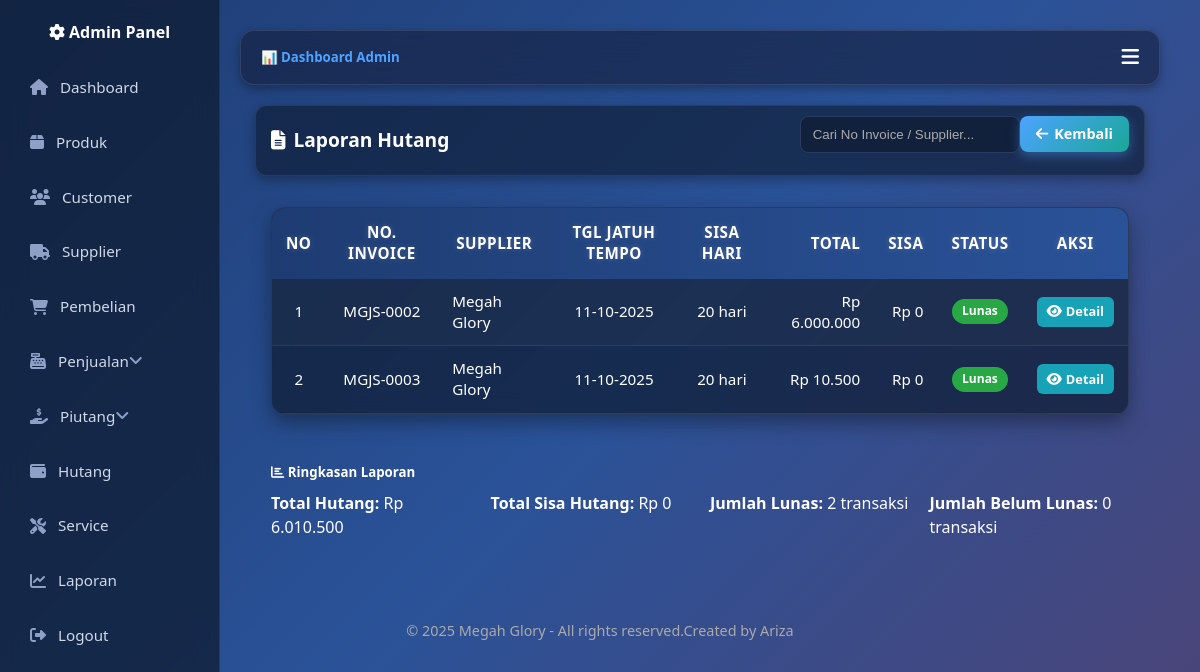
The app's page /Admin/Hutang/laporan_hutang.php (signed in) with its own data.
### tables this page shows
CREATE TABLE `hutang` (
  `id` int(11) NOT NULL,
  `pembelian_id` int(11) DEFAULT NULL,
  `jatuh_tempo` date DEFAULT NULL,
  `sisa_hutang` decimal(15,2) NOT NULL DEFAULT 0.00,
  `status` enum('Belum Lunas','Lunas') NOT NULL DEFAULT 'Belum Lunas'
);

CREATE TABLE `pembelian` (
  `id` int(11) NOT NULL,
  `no_invoice` varchar(50) DEFAULT NULL,
  `supplier_id` int(11) DEFAULT NULL,
  `tanggal` date DEFAULT NULL,
  `metode_bayar` enum('Cash','Kredit') DEFAULT 'Cash',
  `total` decimal(15,2) DEFAULT 0.00,
  `status_hutang` enum('Lunas','Belum Lunas') DEFAULT 'Lunas',
  `keterangan` text DEFAULT NULL,
  `nota_file` varchar(255) DEFAULT NULL,
  `jenis` enum('Barang','SPJ') DEFAULT 'Barang',
  `no_spj` varchar(50) DEFAULT NULL
);

CREATE TABLE `supplier` (
  `id` int(11) NOT NULL,
  `nama_supplier` varchar(100) NOT NULL,
  `alamat` text DEFAULT NULL,
  `no_telp` varchar(30) DEFAULT NULL,
  `email` varchar(100) DEFAULT NULL
);

### Admin/Hutang/laporan_hutang.php (the view, shortened to what this page needs)
<?php
include "../../config.php";
include "../../header.php";
if (!function_exists('formatRupiah')) {
    function formatRupiah($angka) {
        return "Rp " . number_format((float)$angka, 0, ",", ".");
    }
}
$sql = "SELECT h.*, p.no_invoice, s.nama_supplier, p.total
        FROM hutang h
        LEFT JOIN pembelian p ON h.pembelian_id=p.id
        LEFT JOIN supplier s ON p.supplier_id=s.id
        ORDER BY h.jatuh_tempo ASC";
$rs = $conn->query($sql);
$totalHutang = 0;
$totalSisa   = 0;
$countLunas  = 0;
$countBelum  = 0;
?>
<div class="container-fluid">
  <div class="page-header d-flex justify-content-between align-items-center">
    <h2 class="fw-bold text-gradient mb-0">
      <i class="fa fa-file-alt"></i> Laporan Hutang
    </h2>
    <div class="d-flex gap-2">
      <input type="text" id="searchInput" class="form-control" placeholder="Cari No Invoice / Supplier..." style="width:220px;">
      <a href="hutang.php" class="btn-add">
        <i class="fa fa-arrow-left"></i> Kembali
      </a>
    </div>
  </div>
  <div class="card-dark p-3">
    <div class="table-responsive">
      <table class="table table-modern align-middle mb-0" id="hutangTable">
        <thead>
          <tr>
            <th class="text-center">No</th>
            <th class="text-center">No. Invoice</th>
            <th>Supplier</th>
            <th class="text-center">Tgl Jatuh Tempo</th>
            <th class="text-center">Sisa Hari</th>
            <th class="text-right">Total</th>
            <th class="text-right">Sisa</th>
            <th class="text-center">Status</th>
            <th class="text-center">Aksi</th>
          </tr>
        </thead>
        <tbody>
          <?php if ($rs && $rs->num_rows): $no=1; ?>
            <?php while($row=$rs->fetch_assoc()): ?>
              <?php
                $jatuhTempo = strtotime($row['jatuh_tempo']);
                $hariSisa   = floor(($jatuhTempo - time()) / 86400);
                $class = "";
                $totalHutang += $row['total'];
                $totalSisa   += $row['sisa_hutang'];
                if ($row['status']=="Lunas") {
                  $countLunas++;
                } else {
                  $countBelum++;
                }
              ?>
              <tr class="<?= $class ?>">
                <td class="text-center"><?= $no++ ?></td>
                <td class="text-center invoice"><?= htmlspecialchars($row['no_invoice']) ?></td>
                <td class="supplier"><?= htmlspecialchars($row['nama_supplier']) ?></td>
                <td class="text-center"><?= date("d-m-Y", strtotime($row['jatuh_tempo'])) ?></td>
                <td class="text-center">
                  <?php if ($hariSisa < 0): ?>
                    Lewat <?= abs($hariSisa) ?> hari
                  <?php else: ?>
                    <?= $hariSisa ?> hari
                  <?php endif; ?>
                </td>
                <td class="text-right"><?= formatRupiah($row['total']) ?></td>
                <td class="text-right"><?= formatRupiah($row['sisa_hutang']) ?></td>
                <td class="text-center">
                  <?= $row['status']=="Lunas"
                      ? '<span class="badge bg-success">Lunas</span>'
                      : '<span class="badge bg-danger">Belum Lunas</span>' ?>
                </td>
                <td class="text-center">
                  <a href="detail_hutang.php?id=<?= (int)$row['id'] ?>" class="btn-aksi btn-aksi-info">
                    <i class="fa fa-eye"></i> Detail
                  </a>
                </td>
              </tr>
            <?php endwhile; ?>
          <?php else: ?>
            <tr><td colspan="9" class="text-center">Belum ada data hutang.</td></tr>
          <?php endif; ?>
        </tbody>
      </table>
    </div>
  </div>
  <div class="card-dark p-3 mt-3">
    <h5 class="fw-bold"><i class="fa fa-chart-bar"></i> Ringkasan Laporan</h5>
    <div class="row mt-2">
      <div class="col-md-3"><strong>Total Hutang:</strong> <?= formatRupiah($totalHutang) ?></div>
      <div class="col-md-3"><strong>Total Sisa Hutang:</strong> <?= formatRupiah($totalSisa) ?></div>
      <div class="col-md-3"><strong>Jumlah Lunas:</strong> <?= $countLunas ?> transaksi</div>
      <div class="col-md-3"><strong>Jumlah Belum Lunas:</strong> <?= $countBelum ?> transaksi</div>
    </div>
  </div>
</div>
<?php include "../../footer.php"; ?>

### assets/css/base.css (style rules this page uses)
:root { --primary: #009688; --secondary: #6c757d; --success: #28a745; --danger: #dc3545; --warning: #ffc107; --info: #17a2b8; --light: #f8f9fa; --dark: #212529; --body-bg: #0a1930; --body-color: #ffffff; }
* { box-sizing: border-box; margin: 0; padding: 0; }
body { font-family: 'Segoe UI', sans-serif; background: linear-gradient(135deg, #1e3c72, #2a5298, #4e4376); color: var(--body-color); line-height: 1.5; }
a { text-decoration: none; color: inherit; }
.container-fluid { width: 100%; padding: 0 15px; margin: 0 auto; }
.row { display: flex; flex-wrap: wrap; margin-left: -10px; margin-right: -10px; }
.row > [class*="col-"] { padding-left: 10px; padding-right: 10px; }
@media (min-width: 768px) { .col-md-3 { flex: 0 0 25%; max-width: 25%; } }
.text-center { text-align: center !important; }
.text-right { text-align: right !important; }
.mt-2 { margin-top: .5rem !important; }
.mt-3 { margin-top: 1rem !important; }
.p-3 { padding: 1rem !important; }
.d-flex { display: flex !important; }
.fw-bold { font-weight: 700 !important; }
.bg-success { background-color: var(--success) !important; color: #fff !important; }

### assets/css/layout.css (style rules this page uses)
.page-header { display: flex; justify-content: space-between; align-items: center; flex-wrap: wrap; padding: 10px 15px; margin-bottom: 15px; background: rgba(15, 28, 51, 0.65); border: 1px solid rgba(255,255,255,0.08); border-radius: 12px; box-shadow: 0 4px 12px rgba(0,0,0,0.3); gap: 10px; }
.page-header h2 { margin: 0; font-size: 1.2rem; font-weight: 700; display: flex; align-items: center; gap: 8px; color: #fff; }

### assets/css/components.css (style rules this page uses)
.table-modern { width: 100%; border-collapse: separate; border-spacing: 0; border-radius: 14px; overflow: hidden; background: rgba(15, 28, 51, 0.7); backdrop-filter: blur(10px); color: #fff; box-shadow: 0 8px 20px rgba(0,0,0,0.35); font-size: 0.95rem; line-height: 1.4; border: 1px solid rgba(255,255,255,0.08); }
.table-modern thead tr { background: linear-gradient(90deg, #1e3c72, #2a5298); color: #fff; }
.table-modern thead th { padding: 14px; border: none !important; font-weight: 700; text-align: center; text-transform: uppercase; letter-spacing: 0.5px; text-shadow: 0 0 6px rgba(255,255,255,0.2); }
.table-modern td { padding: 12px 14px; vertical-align: middle; border-bottom: 1px solid rgba(255,255,255,0.08); transition: background 0.2s ease; }
.table-modern tbody tr:nth-child(odd) { background: rgba(255,255,255,0.02); }
.table-modern td:nth-child(1), .table-modern td:last-child { text-align: center; }
input, select, textarea { width: 100%; padding: 10px 12px; border-radius: 8px; border: 1px solid #2a3b5f; background: rgba(15, 28, 51, 0.7); color: #fff; margin-bottom: 12px; transition: 0.3s; }
::placeholder { color: #aaa; }
input.form-control, select.form-control, textarea.form-control { width: 100%; }
.badge { display: inline-block; padding: 4px 10px; border-radius: 50px; font-size: 0.75rem; font-weight: 600; color: #fff; }

### assets/css/custom.css (style rules this page uses)
.btn-aksi { display: inline-flex; align-items: center; justify-content: center; gap: 4px; padding: 4px 10px; height: 30px; font-size: 0.8rem; font-weight: 600; border-radius: 6px; line-height: 1; transition: all 0.2s ease; }
.btn-aksi i { font-size: 0.85rem; line-height: 1; }
.btn-aksi-info { background: #17a2b8; color: #fff; }
.btn-add { display: inline-flex; align-items: center; justify-content: center; gap: 6px; background: linear-gradient(135deg, #4da3ff, #1aa798); color: #fff !important; font-weight: 600; padding: 0 16px; height: 36px; border-radius: 8px; font-size: 0.9rem; line-height: 1; transition: all 0.3s ease; box-shadow: 0 4px 12px rgba(77,163,255,0.4); }
.btn-add i { font-size: 0.9rem; line-height: 1; }
html, body { height: 100%; margin: 0; display: flex; flex-direction: column; }

### records on screen
hutang: pembelian.no_invoice "MGJS-0002", supplier.nama_supplier "Megah Glory", jatuh_tempo "11-10-2025", jatuh_tempo "20", pembelian.total "Rp 6.000.000", sisa_hutang "Rp 0", status "Lunas"
hutang: pembelian.no_invoice "MGJS-0003", supplier.nama_supplier "Megah Glory", jatuh_tempo "11-10-2025", jatuh_tempo "20", pembelian.total "Rp 10.500", sisa_hutang "Rp 0", status "Lunas"

### other values on screen
formatRupiah($totalHutang) "Rp 6.010.500"
formatRupiah($totalSisa) "Rp 0"
$countLunas "2"
$countBelum "0"
